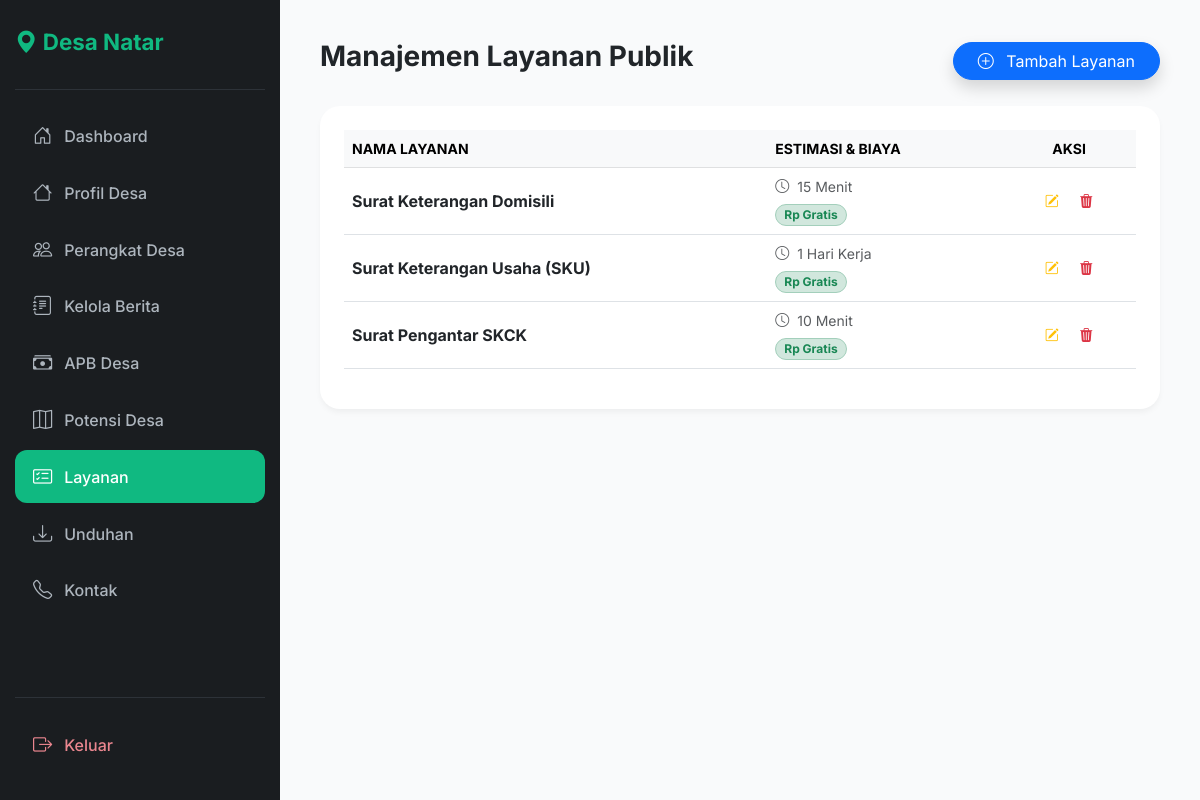
Page /admin/manage-prosedur.php (signed in) on the committed database.
### tables this page shows
CREATE TABLE layanan (
    id INT AUTO_INCREMENT PRIMARY KEY,
    nama_layanan VARCHAR(255) NOT NULL,
    persyaratan TEXT,
    prosedur TEXT,
    biaya VARCHAR(100) DEFAULT 'Gratis',
    estimasi_waktu VARCHAR(100)
);

### admin/manage-prosedur.php (the view, shortened to what this page needs)
<?php
require '../config/db.php';
$data_layanan = mysqli_query($conn, "SELECT * FROM layanan ORDER BY nama_layanan ASC");
?>
<!DOCTYPE html>
<html lang="id">
<head>
    <link href="https://cdn.jsdelivr.net/npm/bootstrap@5.3.0/dist/css/bootstrap.min.css" rel="stylesheet">
    <link rel="stylesheet" href="https://cdn.jsdelivr.net/npm/bootstrap-icons@1.11.0/font/bootstrap-icons.css">
</head>
<body>
<div class="d-flex">
    <nav class="sidebar" id="sidebar">
        <div class="sidebar-brand"><i class="bi bi-geo-alt-fill"></i> Desa Natar</div>
        <ul class="sidebar-menu">
            <li><a href="index.php" class="nav-link"><i class="bi bi-house-door"></i> Dashboard</a></li>
            <li><a href="manage-profil.php" class="nav-link"><i class="bi bi-house"></i> Profil Desa</a></li>
            <li><a href="manage-struktur.php" class="nav-link"><i class="bi bi-people"></i> Perangkat Desa</a></li>
            <li><a href="manage-berita.php" class="nav-link"><i class="bi bi-journal-text"></i> Kelola Berita</a></li>
            <li><a href="manage-apbdesa.php" class="nav-link"><i class="bi bi-cash-stack"></i> APB Desa</a></li>
            <li><a href="manage-potensi.php" class="nav-link"><i class="bi bi-map"></i> Potensi Desa</a></li>
            <li><a href="manage-prosedur.php" class="nav-link active"><i class="bi bi-card-checklist"></i> Layanan</a></li>
            <li><a href="manage-unduhan.php" class="nav-link"><i class="bi bi-download"></i> Unduhan</a></li>
            <li><a href="manage-kontak.php" class="nav-link"><i class="bi bi-telephone"></i> Kontak</a></li>
        </ul>
        <div class="logout-section">
            <a href="logout.php" class="nav-link logout-link"><i class="bi bi-box-arrow-right"></i> Keluar</a>
        </div>
    </nav>
    <main class="main-content w-100">
        <div class="d-flex justify-content-between align-items-center mb-4">
            <h3 class="fw-bold">Manajemen Layanan Publik</h3>
            <button class="btn btn-primary rounded-pill px-4 shadow" data-bs-toggle="modal" data-bs-target="#modalLayanan">
                <i class="bi bi-plus-circle me-2"></i> Tambah Layanan
            </button>
        </div>
        <div class="card card-premium p-4">
            <div class="table-responsive">
                <table class="table table-hover align-middle">
                    <thead class="table-light">
                        <tr class="small text-secondary fw-bold">
                            <th>NAMA LAYANAN</th>
                            <th>ESTIMASI & BIAYA</th>
                            <th class="text-center">AKSI</th>
                        </tr>
                    </thead>
                    <tbody>
                        <?php while($row = mysqli_fetch_assoc($data_layanan)): ?>
                        <tr>
                            <td class="fw-bold text-dark"><?php echo htmlspecialchars($row['nama_layanan']); ?></td>
                            <td>
                                <div class="small text-muted mb-1"><i class="bi bi-clock me-1"></i> <?php echo $row['estimasi_waktu']; ?></div>
                                <span class="badge bg-success-subtle text-success border border-success-subtle px-2 py-1 rounded-pill">Rp <?php echo $row['biaya']; ?></span>
                            </td>
                            <td class="text-center">
                                <button class="btn btn-sm btn-outline-warning border-0" onclick='editLayanan(<?php echo json_encode($row); ?>)'><i class="bi bi-pencil-square"></i></button>
                                <a href="?hapus=<?php echo $row['id']; ?>" class="btn btn-sm btn-outline-danger border-0" onclick="return confirm('Hapus layanan ini?')"><i class="bi bi-trash3-fill"></i></a>
                            </td>
                        </tr>
                        <?php endwhile; ?>
                    </tbody>
                </table>
            </div>
        </div>
    </main>
</div>
</body>
</html>

### admin/manage-prosedur.php (style rules this page uses)
:root { --sidebar-bg: #1a1d20; --active-blue: #10b981; --ck-z-modal: 1060 !important; --bs-primary: #10b981; --bs-primary-rgb: 16, 185, 129; }
body { font-family: 'Inter', sans-serif; background-color: #f9fafb; margin: 0; }
.sidebar { width: 280px; background: var(--sidebar-bg); height: 100vh; position: fixed; display: flex; flex-direction: column; padding: 25px 15px; transition: all 0.3s; z-index: 1000; overflow: hidden; }
.sidebar-brand { color: var(--active-blue); font-weight: 700; font-size: 1.4rem; padding-bottom: 30px; border-bottom: 1px solid #2d3238; margin-bottom: 20px; flex-shrink: 0; }
.sidebar-menu { flex-grow: 1; list-style: none; padding: 0; margin: 0; overflow-y: auto; overflow-x: hidden; scrollbar-width: thin; scrollbar-color: rgba(255, 255, 255, 0.2) transparent; }
.nav-link { color: #adb5bd; padding: 12px 18px; border-radius: 12px; display: flex; align-items: center; transition: 0.3s; font-weight: 500; margin-bottom: 4px; white-space: nowrap; text-decoration: none; }
.nav-link i { font-size: 1.2rem; margin-right: 12px; }
.nav-link:hover, .nav-link.active { background: rgba(13, 110, 253, 0.15); color: var(--active-blue); }
.nav-link.active { background: var(--active-blue); color: #fff; }
.logout-section { margin-top: auto; padding-top: 20px; border-top: 1px solid #2d3238; flex-shrink: 0; background: var(--sidebar-bg); }
.logout-link { color: #ea868f !important; }
.main-content { margin-left: 280px; padding: 40px; }
.card-premium { border: none; border-radius: 20px; box-shadow: 0 4px 6px -1px rgba(0,0,0,0.05); background: #fff; }

### rows in the picture
layanan: nama_layanan "Surat Keterangan Domisili", estimasi_waktu "15 Menit", biaya "Gratis"
layanan: nama_layanan "Surat Keterangan Usaha (SKU)", estimasi_waktu "1 Hari Kerja", biaya "Gratis"
layanan: nama_layanan "Surat Pengantar SKCK", estimasi_waktu "10 Menit", biaya "Gratis"
